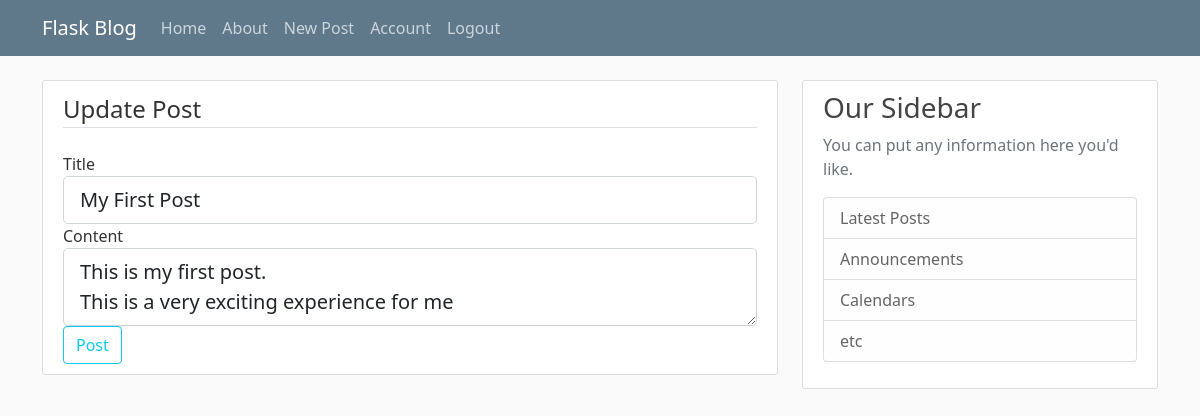
Screenshot of /post/1/update (signed in) with the database file from the repository.
### flaskblog/models.py (models this page shows, shortened)
class Post(db.Model):
    id = db.Column(db.Integer, primary_key=True)
    title = db.Column(db.String(100), nullable=False)
    date_posted = db.Column(db.DateTime, nullable=False, default=datetime.utcnow)
    content = db.Column(db.Text, nullable=False)
    user_id = db.Column(db.Integer, db.ForeignKey('user.id'), nullable=False)

### flaskblog/posts/routes.py (the view)
@posts.route('/post/<int:post_id>/update', methods=['GET', 'POST'])
@login_required
def update_post(post_id):
    post = Post.query.get_or_404(post_id)
    if post.author != current_user:
        abort(403)
    form = PostForm()
    if form.validate_on_submit():
        post.title = form.title.data
        post.content = form.content.data
        db.session.commit()
        flash('Your post has been updated!', category='success')
        return redirect(url_for('posts.post', post_id=post.id))
    elif request.method == 'GET':
        form.title.data = post.title
        form.content.data = post.content
    return render_template('create_post.html', title='Update Post',
                            form=form, legend='Update Post')

### flaskblog/posts/forms.py
class PostForm(FlaskForm):
    title = StringField(label='Title', validators=[DataRequired()])
    content = TextAreaField(label='Content', validators=[DataRequired()])
    submit = SubmitField(label='Post')

### flaskblog/models.py (called while the page is built)
@login_manager.user_loader
def load_user(user_id):
    return User.query.get(int(user_id))

### flaskblog/templates/create_post.html (shortened to what this page needs)
{% extends 'layout.html' %}
{% block content %}
    <div class="content-section">
        <form action="" method="POST">
            <fieldset class="form-group">
                <legend class="border-bottom mb-4">{{ legend }}</legend>
                <div class="form-group">
                    {{ form.title.label(class="form-control-label") }}
                    {% if form.title.errors %}
                        {{ form.title(class="form-control form-control-lg is-invalid") }}
                        <div class="invalid-feedback">
                            {% for error in form.title.errors %}
                                <span>{{ error }}</span>
                            {% endfor %}
                        </div>
                    {% else %}
                        {{ form.title(class="form-control form-control-lg") }}
                    {% endif %}
                </div>
                <div class="form-group">
                    {{ form.content.label(class="form-control-label") }}
                    {% if form.content.errors %}
                        {{ form.content(class="form-control form-control-lg is-invalid") }}
                        <div class="invalid-feedback">
                            {% for error in form.content.errors %}
                                <span>{{ error }}</span>
                            {% endfor %}
                        </div>
                    {% else %}
                        {{ form.content(class="form-control form-control-lg") }}
                    {% endif %}
                </div>
            </fieldset>
            <div class="form-group">
                {{ form.submit(class="btn btn-outline-info") }}
            </div>
        </form>
    </div>
{% endblock content %}

### flaskblog/static/main.css (style rules this page uses)
body { background: #fafafa; color: #333333; margin-top: 5rem; }
.content-section { background: #ffffff; padding: 10px 20px; border: 1px solid #dddddd; border-radius: 3px; margin-bottom: 20px; }

### rows the page displays
Post: title "My First Post", content "This is my first post. This is a very exciting experience for me"

### other values shown
{{ legend }} "Update Post"
